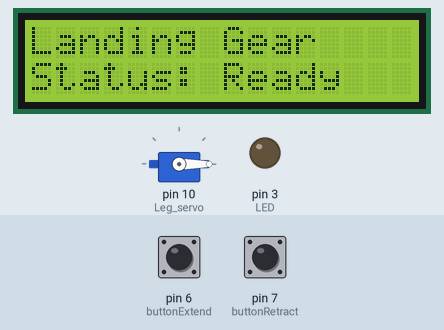
The sketch below on a simulated Arduino Uno, built with avr-gcc and run on an emulated ATmega328P. Shown: servo, 16×2 character LCD, output pins drawn as LEDs (lit = HIGH). The inputs (shaded band) are chosen by the test bench; at power-on: pin 6 (buttonExtend) HIGH, pin 7 (buttonRetract) HIGH.

Above: at 1.2 s.
1.3 s: pin 6 (buttonExtend) pulled LOW for 0.15 s
At 1.78 s:
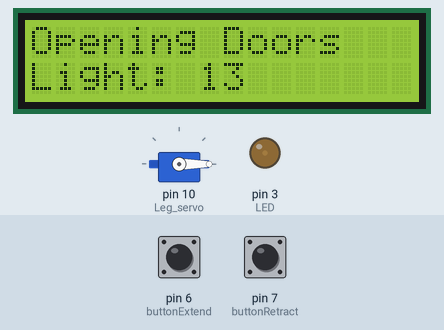
At 17.6 s:
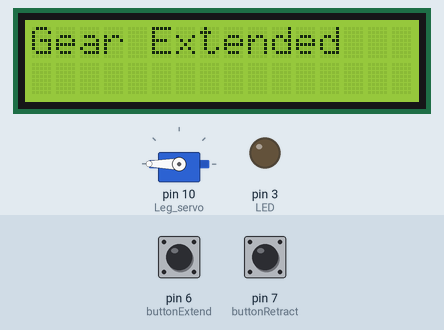
Timing chart, 0 to 18.3 s (numbered marks = the images above; inputs shaded):
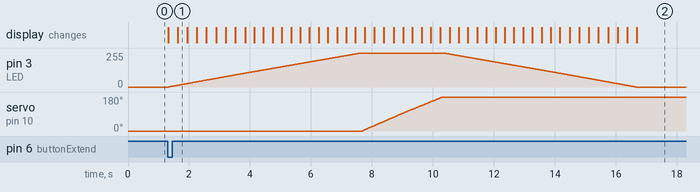

Measured:
- after the input at 1.3 s, pin 3 (LED): rises from 0/255 to 255/255 in 6.3 s, then falls to 0/255 in 9.0 s; servo on pin 10 (Leg_servo): moves from 0° to 180° over 2.6 s, starting after 6.4 s; the display: first changes at once (image 1 shows a later state)

The sketch:

activity_servo_motor_landing_gear.ino
```cpp
#include <Servo.h>
#include <Wire.h>
#include <LiquidCrystal_I2C.h>

// Initialize the LCD library with the I2C address
LiquidCrystal_I2C lcd(0x27, 16, 2);

Servo Leg_servo;

int LegPos = 0;
int buttonExtend = 6;
int buttonRetract = 7;
int LED = 3; // Ensure this is a PWM-capable pin

bool retracted = true;
bool extended = false;

void setup() {
  Leg_servo.attach(10);
  Leg_servo.write(0); // Initial position of the servo motor
  pinMode(buttonExtend, INPUT_PULLUP);
  pinMode(buttonRetract, INPUT_PULLUP);
  pinMode(LED, OUTPUT); // servo cover alternative

  // Initialize the LCD
  lcd.init();
  lcd.backlight();
  // Print a message to the LCD
  lcd.print("Landing Gear");
  lcd.setCursor(0, 1);
  lcd.print("Status: Ready");
}

void loop() {
  // Read the button states
  int extendState = digitalRead(buttonExtend);
  int retractState = digitalRead(buttonRetract);

  // Check if the extend button is pressed
  if ((extendState == LOW) && retracted) {
    extendLandingGear();
  }

  // Check if the retract button is pressed
  if ((retractState == LOW) && extended) {
    retractLandingGear();
  }
}

void extendLandingGear() {
  // Open the doors
  lcd.clear();
  lcd.print("Opening Doors");
  for (int i = 0; i <= 255; i++) {
    analogWrite(LED, i); // Fade in LED
    lcd.setCursor(0, 1);
    lcd.print("Light: ");
    lcd.print(i);
    delay(15);
  }

  // Extend the landing gear
  lcd.clear();
  lcd.print("Extending Gear");
  for (LegPos = 0; LegPos <= 180; LegPos += 1) {
    Leg_servo.write(LegPos);
    lcd.setCursor(0, 1);
    lcd.print("Angle: ");
    lcd.print(LegPos);
    delay(5);
  }

  // Keep the LED on
  analogWrite(LED, 255);

  // Close the doors
  lcd.clear();
  lcd.print("Closing Doors");
  for (int i = 255; i >= 0; i--) {
    analogWrite(LED, i); // Fade out LED
    lcd.setCursor(0, 1);
    lcd.print("Light: ");
    lcd.print(i);
    delay(15);
  }

  retracted = false;
  extended = true;

  // Update LCD status
  lcd.clear();
  lcd.print("Gear Extended");
}

void retractLandingGear() {
  // Open the doors
  lcd.clear();
  lcd.print("Opening Doors");
  for (int i = 0; i <= 255; i++) {
    analogWrite(LED, i); // Fade in LED
    lcd.setCursor(0, 1);
    lcd.print("Light: ");
    lcd.print(i);
    delay(15);
  }

  // Retract the landing gear
  lcd.clear();
  lcd.print("Retracting Gear");
  for (LegPos = 180; LegPos >= 0; LegPos -= 1) {
    Leg_servo.write(LegPos);
    lcd.setCursor(0, 1);
    lcd.print("Angle: ");
    lcd.print(LegPos);
    delay(5);
  }

  // Keep the LED on
  analogWrite(LED, 255);

  // Close the doors
  lcd.clear();
  lcd.print("Closing Doors");
  for (int i = 255; i >= 0; i--) {
    analogWrite(LED, i); // Fade out LED
    lcd.setCursor(0, 1);
    lcd.print("Light: ");
    lcd.print(i);
    delay(15);
  }

  retracted = true;
  extended = false;

  // Update LCD status
  lcd.clear();
  lcd.print("Gear Retracted");
}
```
